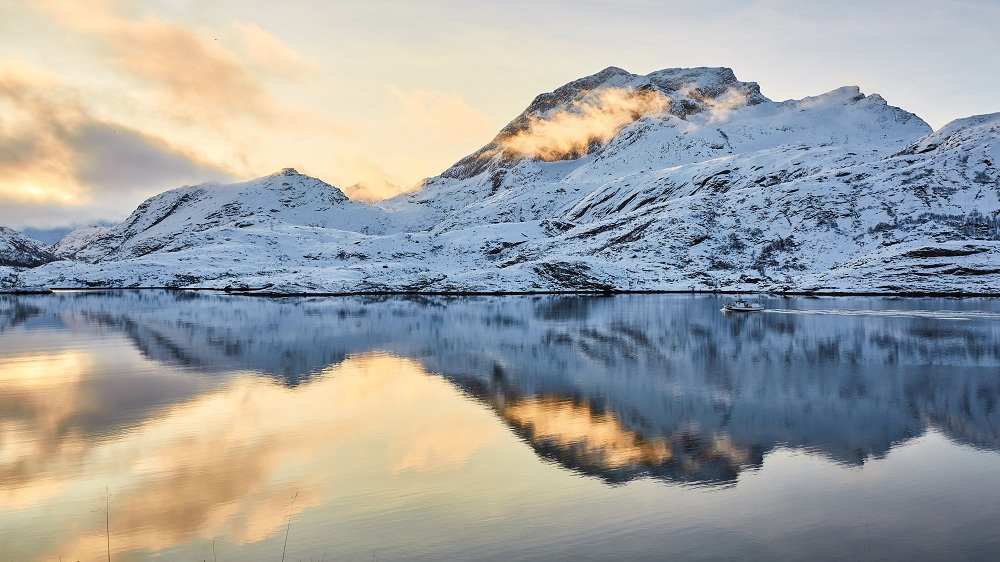
//> input picture MyPirture/3.jpg, 1000 x 562 px
$ ./main   (built with g++ and OpenCV 4)
//> lines starting //> are read from the running program, lines starting //| are printed output that depends on the picture
//#include <vector>
//#include <stdio.h>
//#include<opencv2/opencv.hpp>
//
//using namespace cv;
//using namespace std;
//
//void createAlphaMat(Mat &mat)
//{
//	for(int i = 0; i < mat.rows; ++i) {
//		for(int j = 0; j < mat.cols; ++j) {
//			Vec4b&rgba = mat.at<Vec4b>(i, j);
//			rgba[0]= UCHAR_MAX;
//			rgba[1]= saturate_cast<uchar>((float (mat.cols - j)) / ((float)mat.cols) *UCHAR_MAX);
//			rgba[2]= saturate_cast<uchar>((float (mat.rows - i)) / ((float)mat.rows) *UCHAR_MAX);
//			rgba[3]= saturate_cast<uchar>(0.5 * (rgba[1] + rgba[2]));
//		}
//	}
//}
//
//int main( )
//{
//	//创建带alpha通道的Mat
//	Mat mat(480, 640, CV_8UC4);
//	createAlphaMat(mat);
//
//	vector<int>compression_params;
//	compression_params.push_back(CV_IMWRITE_PNG_COMPRESSION);
//	compression_params.push_back(9);
//
//	try{
//		imwrite("透明Alpha值图.png", mat, compression_params);
//	}
//	catch(runtime_error& ex) {
//		fprintf(stderr,"图像转换成PNG格式发生错误：%s\n", ex.what());
//		return 1;
//	}
//
//	fprintf(stdout,"PNG图片文件的alpha数据保存完毕~\n");
//	return 0;
//}

//#include<opencv2/core/core.hpp>
//#include<opencv2/highgui/highgui.hpp>
//
//using namespace cv;
//
//
//int main( )
//{
//	//-----------------------------------【一、图像的载入和显示】--------------------------------------
//	//     描述：以下三行代码用于完成图像的载入和显示
//	//--------------------------------------------------------------------------------------------------
//
//	Mat girl=imread("Erric_1.jpg"); //载入图像到Mat
//	namedWindow("【1】动漫图"); //创建一个名为 "【1】动漫图"的窗口
//	imshow("【1】动漫图",girl);//显示名为 "【1】动漫图"的窗口
//
//	//-----------------------------------【二、初级图像混合】--------------------------------------
//	//     描述：二、初级图像混合
//	//-----------------------------------------------------------------------------------------------
//	//载入图片
//	Mat image= imread("girl.jpg",199);
//	Mat logo= imread("Erric_4.jpg");
//
//	//载入后先显示
//	namedWindow("【2】原画图");
//	imshow("【2】原画图",image);
//
//	namedWindow("【3】logo图");
//	imshow("【3】logo图",logo);
//
//	//定义一个Mat类型，用于存放，图像的ROI
//	Mat imageROI;
//	//方法一
//	imageROI=image(Rect(400,350,logo.cols,logo.rows));
//	//方法二
//	//imageROI=image(Range(350,350+logo.rows),Range(800,800+logo.cols));
//
//	//将logo加到原图上
//	addWeighted(imageROI,0.5,logo,0.3,0.,imageROI);
//
//	//显示结果
//	namedWindow("【4】原画+logo图");
//	imshow("【4】原画+logo图",image);
//
//	//-----------------------------------【三、图像的输出】--------------------------------------
//	//     描述：将一个Mat图像输出到图像文件
//	//-----------------------------------------------------------------------------------------------
//	//输出一张jpg图片到工程目录下
//	imwrite("Erric___.jpg",image);
//
//	waitKey();
//
//	return 0;
//}


//-----------------------------------【程序说明】----------------------------------------------
//  程序名称:：【OpenCV入门教程之四】 ROI区域图像叠加&初级图像混合 全剖析   配套源码
// VS2010版   OpenCV版本：2.4.8
//     2014年3月10日 Create by 浅墨
//    图片素材出处：dota2原画 dota2logo
//     浅墨的微博：@浅墨_毛星云
//------------------------------------------------------------------------------------------------

////-----------------------------------【头文件包含部分】---------------------------------------
////     描述：包含程序所依赖的头文件
////----------------------------------------------------------------------------------------------
//#include <cv.h>
//#include <highgui.h>
//#include <iostream>
//
////-----------------------------------【命名空间声明部分】---------------------------------------
////     描述：包含程序所使用的命名空间
////-----------------------------------------------------------------------------------------------
//using namespace cv;
//using namespace std;
//
//
////-----------------------------------【全局函数声明部分】--------------------------------------
////     描述：全局函数声明
////-----------------------------------------------------------------------------------------------
//bool ROI_AddImage();
//bool LinearBlending();
//bool ROI_LinearBlending();
//
////-----------------------------------【main( )函数】--------------------------------------------
////     描述：控制台应用程序的入口函数，我们的程序从这里开始
////-----------------------------------------------------------------------------------------------
//int main(  )
//{
//	system("color 5E");
//
//	if(ROI_AddImage()&& LinearBlending( )&&ROI_LinearBlending( ))
//	{
//		cout<<endl<<"嗯。好了，得出了你需要的图像~! : )";
//	}
//
//	waitKey(0);
//	return 0;
//}
//
////----------------------------------【ROI_AddImage( )函数】----------------------------------
//// 函数名：ROI_AddImage（）
////     描述：利用感兴趣区域ROI实现图像叠加
////----------------------------------------------------------------------------------------------
//bool ROI_AddImage()
//{
//
//	//【1】读入图像
//	Mat srcImage1= imread("2.jpg");
//	Mat logoImage= imread("Erric_4.jpg");
//	if(!srcImage1.data ) { printf("你妹，读取srcImage1错误~！ \n"); return false; }
//	if(!logoImage.data ) { printf("你妹，读取logoImage错误~！ \n"); return false; }
//
//	//【2】定义一个Mat类型并给其设定ROI区域
//	Mat imageROI= srcImage1(Rect(200,250,logoImage.cols,logoImage.rows));
//
//	//【3】加载掩模（必须是灰度图）
//	Mat mask= imread("dota_logo.jpg",0);
//
//	//【4】将掩膜拷贝到ROI
//	logoImage.copyTo(imageROI,mask);
//
//	//【5】显示结果
//	namedWindow("<1>利用ROI实现图像叠加示例窗口");
//	imshow("<1>利用ROI实现图像叠加示例窗口",srcImage1);
//
//	return true;
//}
//
//
////---------------------------------【LinearBlending（）函数】-------------------------------------
//// 函数名：LinearBlending（）
//// 描述：利用cv::addWeighted（）函数实现图像线性混合
////--------------------------------------------------------------------------------------------
//bool LinearBlending()
//{
//	//【0】定义一些局部变量
//	double alphaValue = 0.5;
//	double betaValue;
//	Mat srcImage2, srcImage3, dstImage;
//
//	//【1】读取图像 ( 两幅图片需为同样的类型和尺寸 )
//	srcImage2= imread("Erric_3.jpg");
//	srcImage3= imread("Erric_4.jpg");
//
//	if(!srcImage2.data ) { printf("你妹，读取srcImage2错误~！ \n"); return false; }
//	if(!srcImage3.data ) { printf("你妹，读取srcImage3错误~！ \n"); return false; }
//
//	//【2】进行图像混合加权操作
//	betaValue= ( 1.0 - alphaValue );
//	addWeighted(srcImage2, alphaValue, srcImage3, betaValue, 0.0, dstImage);
//
//	//【3】创建并显示原图窗口
//	namedWindow("<2>线性混合示例窗口【原图】 by浅墨", 1);
//	imshow("<2>线性混合示例窗口【原图】 by浅墨", srcImage2 );
//
//	namedWindow("<3>线性混合示例窗口【效果图】 by浅墨", 1);
//	imshow("<3>线性混合示例窗口【效果图】 by浅墨", dstImage );
//
//	return true;
//
//}
//
////---------------------------------【ROI_LinearBlending（）】-------------------------------------
//// 函数名：ROI_LinearBlending（）
//// 描述：线性混合实现函数,指定区域线性图像混合.利用cv::addWeighted（）函数结合定义
////                     感兴趣区域ROI，实现自定义区域的线性混合
////--------------------------------------------------------------------------------------------
//bool ROI_LinearBlending()
//{
//
//	//【1】读取图像
//	Mat srcImage4= imread("2.jpg",1);
//	Mat logoImage= imread("Erric_4.jpg");
//
//	if(!srcImage4.data ) { printf("你妹，读取srcImage4错误~！ \n"); return false; }
//	if(!logoImage.data ) { printf("你妹，读取logoImage错误~！ \n"); return false; }
//
//	//【2】定义一个Mat类型并给其设定ROI区域
//	Mat imageROI;
//	//方法一
//	imageROI=srcImage4(Rect(200,250,logoImage.cols,logoImage.rows));
//	//方法二
//	//imageROI=srcImage4(Range(250,250+logoImage.rows),Range(200,200+logoImage.cols));
//
//	//【3】将logo加到原图上
//	addWeighted(imageROI,0.5,logoImage,0.3,0.,imageROI);
//
//	//【4】显示结果
//	namedWindow("<4>区域线性图像混合示例窗口 by浅墨");
//	imshow("<4>区域线性图像混合示例窗口 by浅墨",srcImage4);
//
//	return true;
//}


//
//
////-----------------------------------【头文件包含部分】---------------------------------------
////  描述：包含程序所依赖的头文件
////----------------------------------------------------------------------------------------------
//#include "opencv2/imgproc/imgproc.hpp"
//#include "opencv2/highgui/highgui.hpp"
//#include <iostream>
//
////-----------------------------------【命名空间声明部分】---------------------------------------
////  描述：包含程序所使用的命名空间
////-----------------------------------------------------------------------------------------------
//using namespace cv;
//using namespace std;
//
////-----------------------------------【全局函数声明部分】--------------------------------------
////  描述：全局函数声明
////-----------------------------------------------------------------------------------------------
//Mat img;
//int threshval = 160;            //轨迹条滑块对应的值，给初值160
//
////-----------------------------【on_trackbar( )函数】------------------------------------
////  描述：轨迹条的回调函数
////-----------------------------------------------------------------------------------------------
//static void on_trackbar(int, void*)
//{
//	Mat bw = threshval < 128 ? (img < threshval) : (img > threshval);
//
//	//定义点和向量
//	vector<vector<Point> > contours;
//	vector<Vec4i> hierarchy;
//
//	//查找轮廓
//	findContours( bw, contours, hierarchy, CV_RETR_CCOMP, CV_CHAIN_APPROX_SIMPLE );
//	//初始化dst
//	Mat dst = Mat::zeros(img.size(), CV_8UC3);
//	//开始处理
//	if( !contours.empty() && !hierarchy.empty() )
//	{
//		//遍历所有顶层轮廓，随机生成颜色值绘制给各连接组成部分
//		int idx = 0;
//		for( ; idx >= 0; idx = hierarchy[idx][0] )
//		{
//			Scalar color( (rand()&255), (rand()&255), (rand()&255) );
//			//绘制填充轮廓
//			drawContours( dst, contours, idx, color, CV_FILLED, 8, hierarchy );
//		}
//	}
//	//显示窗口
//	imshow( "Connected Components", dst );
//}
//
//
////-----------------------------------【main( )函数】--------------------------------------------
////  描述：控制台应用程序的入口函数，我们的程序从这里开始
////-----------------------------------------------------------------------------------------------
//int main()
//{
//	system("color 5F");
//	//载入图片
//	img = imread("3.jpg", 0);
//	if( !img.data ) { printf("Oh，no，读取img图片文件错误~！ \n"); return -1; }
//
//	//显示原图
//	namedWindow( "Image", 1 );
//	imshow( "Image", img );
//
//	//创建处理窗口
//	namedWindow( "Connected Components", 1 );
//	//创建轨迹条
//	createTrackbar( "Threshold", "Connected Components", &threshval, 255, on_trackbar );
//	on_trackbar(threshval, 0);//轨迹条回调函数
//
//	waitKey(0);
//	return 0;
//}
//


////-----------------------------------【程序说明】----------------------------------------------
////            程序名称:：【OpenCV入门教程之八】线性滤波专场：方框滤波、均值滤波与高斯滤波 配套源码
////            开发所用OpenCV版本：2.4.8
////            2014年3月31 日 Create by 浅墨
////------------------------------------------------------------------------------------------------
//
////-----------------------------------【头文件包含部分】---------------------------------------
////     描述：包含程序所依赖的头文件
////----------------------------------------------------------------------------------------------
//#include <opencv2/core/core.hpp>
//#include<opencv2/highgui/highgui.hpp>
//#include <opencv2/imgproc/imgproc.hpp>
//#include <iostream>
//
////-----------------------------------【命名空间声明部分】---------------------------------------
////     描述：包含程序所使用的命名空间
////-----------------------------------------------------------------------------------------------
//using namespace std;
//using namespace cv;
//
//
////-----------------------------------【全局变量声明部分】--------------------------------------
////     描述：全局变量声明
////-----------------------------------------------------------------------------------------------
//Mat g_srcImage,g_dstImage1,g_dstImage2,g_dstImage3;//存储图片的Mat类型
//int g_nBoxFilterValue=3;  //方框滤波参数值
//int g_nMeanBlurValue=3;  //均值滤波参数值
//int g_nGaussianBlurValue=3;  //高斯滤波参数值
//
//
////-----------------------------------【全局函数声明部分】--------------------------------------
////     描述：全局函数声明
////-----------------------------------------------------------------------------------------------
////轨迹条的回调函数
//static void on_BoxFilter(int, void *);            //方框滤波
//static void on_MeanBlur(int, void *);           //均值滤波
//static void on_GaussianBlur(int, void *);                    //高斯滤波
//
//
//
////-----------------------------------【main( )函数】--------------------------------------------
////     描述：控制台应用程序的入口函数，我们的程序从这里开始
////-----------------------------------------------------------------------------------------------
//int main(  )
//{
//	//改变console字体颜色
//	system("color5E");
//
//	//载入原图
//	g_srcImage= imread( "2.jpg", 1 );
//	if(!g_srcImage.data ) { printf("Oh，no，读取srcImage错误~！\n"); return false; }
//
//	//克隆原图到三个Mat类型中
//	g_dstImage1= g_srcImage.clone( );
//	g_dstImage2= g_srcImage.clone( );
//	g_dstImage3= g_srcImage.clone( );
//
//	//显示原图
//	namedWindow("【<0>原图窗口】", 1);
//	imshow("【<0>原图窗口】",g_srcImage);
//
//
//	//=================【<1>方框滤波】==================
//	//创建窗口
//	namedWindow("【<1>方框滤波】", 1);
//	//创建轨迹条
//	createTrackbar("内核值：", "【<1>方框滤波】",&g_nBoxFilterValue, 40,on_BoxFilter );
//	on_MeanBlur(g_nBoxFilterValue,0);
//	imshow("【<1>方框滤波】", g_dstImage1);
//	//================================================
//
//	//=================【<2>均值滤波】==================
//	//创建窗口
//	namedWindow("【<2>均值滤波】", 1);
//	//创建轨迹条
//	createTrackbar("内核值：", "【<2>均值滤波】",&g_nMeanBlurValue, 40,on_MeanBlur );
//	on_MeanBlur(g_nMeanBlurValue,0);
//	//================================================
//
//	//=================【<3>高斯滤波】=====================
//	//创建窗口
//	namedWindow("【<3>高斯滤波】", 1);
//	//创建轨迹条
//	createTrackbar("内核值：", "【<3>高斯滤波】",&g_nGaussianBlurValue, 40,on_GaussianBlur );
//	on_GaussianBlur(g_nGaussianBlurValue,0);
//	//================================================
//
//
//	//输出一些帮助信息
//	cout<<endl<<"\t嗯。好了，请调整滚动条观察图像效果~\n\n"
//		<<"\t按下“q”键时，程序退出~!\n"
//		<<"\n\n\t\t\t\tby浅墨";
//
//	//按下“q”键时，程序退出
//	while(char(waitKey(1))!= 'q') {}
//
//	return 0;
//}
//
//
////-----------------------------【on_BoxFilter( )函数】------------------------------------
////     描述：方框滤波操作的回调函数
////-----------------------------------------------------------------------------------------------
//static void on_BoxFilter(int, void *)
//{
//	//方框滤波操作
//	boxFilter(g_srcImage, g_dstImage1, -1,Size( g_nBoxFilterValue+1, g_nBoxFilterValue+1));
//	//显示窗口
//	imshow("【<1>方框滤波】", g_dstImage1);
//}
//
//
////-----------------------------【on_MeanBlur( )函数】------------------------------------
////     描述：均值滤波操作的回调函数
////-----------------------------------------------------------------------------------------------
//static void on_MeanBlur(int, void *)
//{
//	//均值滤波操作
//	blur(g_srcImage, g_dstImage2, Size( g_nMeanBlurValue+1, g_nMeanBlurValue+1),Point(-1,-1));
//	//显示窗口
//	imshow("【<2>均值滤波】", g_dstImage2);
//}
//
//
////-----------------------------【on_GaussianBlur( )函数】------------------------------------
////     描述：高斯滤波操作的回调函数
////-----------------------------------------------------------------------------------------------
//static void on_GaussianBlur(int, void *)
//{
//	//高斯滤波操作
//	GaussianBlur(g_srcImage, g_dstImage3, Size( g_nGaussianBlurValue*2+1,g_nGaussianBlurValue*2+1 ), 0, 0);
//	//显示窗口
//	imshow("【<3>高斯滤波】", g_dstImage3);
//}


//-----------------------------------【程序说明】----------------------------------------------
//            程序名称:：《【OpenCV入门教程之九】非线性滤波专场：中值滤波、双边滤波  》 博文配套源码
//            开发所用IDE版本：Visual Studio 2010
//          开发所用OpenCV版本： 2.4.8
//            2014年4月8日 Create by 浅墨
//------------------------------------------------------------------------------------------------

//-----------------------------------【头文件包含部分】---------------------------------------
//            描述：包含程序所依赖的头文件
//----------------------------------------------------------------------------------------------
#include <opencv2/core/core.hpp>
#include<opencv2/highgui/highgui.hpp>
#include<opencv2/imgproc/imgproc.hpp>
#include <iostream>

//-----------------------------------【命名空间声明部分】---------------------------------------
//            描述：包含程序所使用的命名空间
//-----------------------------------------------------------------------------------------------
using namespace std;
using namespace cv;


//-----------------------------------【全局变量声明部分】--------------------------------------
//            描述：全局变量声明
//-----------------------------------------------------------------------------------------------
Mat g_srcImage,g_dstImage1,g_dstImage2,g_dstImage3,g_dstImage4,g_dstImage5;
int g_nBoxFilterValue=6;  //方框滤波内核值
int g_nMeanBlurValue=10;  //均值滤波内核值
int g_nGaussianBlurValue=6;  //高斯滤波内核值
int g_nMedianBlurValue=10;  //中值滤波参数值
int g_nBilateralFilterValue=10;  //双边滤波参数值


//-----------------------------------【全局函数声明部分】--------------------------------------
//            描述：全局函数声明
//-----------------------------------------------------------------------------------------------
//轨迹条回调函数
static void on_BoxFilter(int, void *);            //方框滤波
static void on_MeanBlur(int, void *);           //均值块滤波器
static void on_GaussianBlur(int, void *);                    //高斯滤波器
static void on_MedianBlur(int, void *);               //中值滤波器
static void on_BilateralFilter(int, void*);                    //双边滤波器


//-----------------------------------【main( )函数】--------------------------------------------
//            描述：控制台应用程序的入口函数，我们的程序从这里开始
//-----------------------------------------------------------------------------------------------
int main()
{
	system("color 5E");

	//载入原图
	g_srcImage= imread( "3.jpg", 1 );
//> g_srcImage is the input picture: 562 rows x 1000 cols, CV_8UC3; mean B, G, R 161.8, 162.2, 160.1
	if(!g_srcImage.data ) { printf("Oh，no，读取srcImage错误~！\n"); return false; }

	//克隆原图到四个Mat类型中
	g_dstImage1= g_srcImage.clone( );
	g_dstImage2= g_srcImage.clone( );
	g_dstImage3= g_srcImage.clone( );
	g_dstImage4= g_srcImage.clone( );
	g_dstImage5= g_srcImage.clone( );

	//显示原图
	namedWindow("【<0>原图窗口】", 1);
	imshow("【<0>原图窗口】",g_srcImage);


	//=================【<1>方框滤波】=========================
	//创建窗口
	namedWindow("【<1>方框滤波】", 1);
	//创建轨迹条
	createTrackbar("内核值：", "【<1>方框滤波】",&g_nBoxFilterValue, 50,on_BoxFilter );
	on_MeanBlur(g_nBoxFilterValue,0);
	imshow("【<1>方框滤波】", g_dstImage1);
	//=====================================================


	//=================【<2>均值滤波】==========================
	//创建窗口
	namedWindow("【<2>均值滤波】", 1);
	//创建轨迹条
	createTrackbar("内核值：", "【<2>均值滤波】",&g_nMeanBlurValue, 50,on_MeanBlur );
	on_MeanBlur(g_nMeanBlurValue,0);
	//======================================================


	//=================【<3>高斯滤波】===========================
	//创建窗口
	namedWindow("【<3>高斯滤波】", 1);
	//创建轨迹条
	createTrackbar("内核值：", "【<3>高斯滤波】",&g_nGaussianBlurValue, 50,on_GaussianBlur );
	on_GaussianBlur(g_nGaussianBlurValue,0);
	//=======================================================


	//=================【<4>中值滤波】===========================
	//创建窗口
	namedWindow("【<4>中值滤波】", 1);
	//创建轨迹条
	createTrackbar("参数值：", "【<4>中值滤波】",&g_nMedianBlurValue, 50,on_MedianBlur );
	on_MedianBlur(g_nMedianBlurValue,0);
	//=======================================================


	//=================【<5>双边滤波】===========================
	//创建窗口
	namedWindow("【<5>双边滤波】", 1);
	//创建轨迹条
	createTrackbar("参数值：", "【<5>双边滤波】",&g_nBilateralFilterValue, 50,on_BilateralFilter);
	on_BilateralFilter(g_nBilateralFilterValue,0);
	//=======================================================


	//输出一些帮助信息
	cout<<endl<<"\t嗯。好了，请调整滚动条观察图像效果~\n\n"
		<<"\t按下“q”键时，程序退出~!\n"
		<<"\n\n\t\t\t\tby浅墨";
	while(char(waitKey(1))!= 'q') {}

	return 0;
}

//-----------------------------【on_BoxFilter( )函数】------------------------------------
//            描述：方框滤波操作的回调函数
//-----------------------------------------------------------------------------------------------
static void on_BoxFilter(int, void *)
{
	//方框滤波操作
	boxFilter(g_srcImage, g_dstImage1, -1,Size( g_nBoxFilterValue+1, g_nBoxFilterValue+1));
	//显示窗口
	imshow("【<1>方框滤波】", g_dstImage1);
}

//-----------------------------【on_MeanBlur( )函数】------------------------------------
//            描述：均值滤波操作的回调函数
//-----------------------------------------------------------------------------------------------
static void on_MeanBlur(int, void *)
{
	blur(g_srcImage, g_dstImage2, Size( g_nMeanBlurValue+1, g_nMeanBlurValue+1),Point(-1,-1));
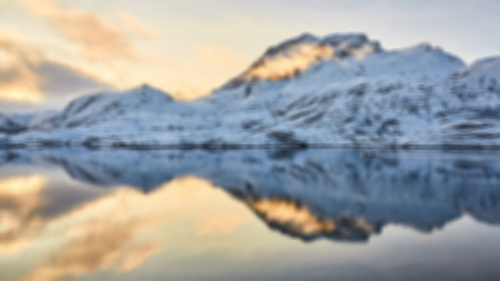
//> g_dstImage2: 562 rows x 1000 cols, CV_8UC3 (shown at 1/2 size); mean B, G, R 161.8, 162.2, 160.1
	imshow("【<2>均值滤波】", g_dstImage2);

}

//-----------------------------【on_GaussianBlur( )函数】------------------------------------
//            描述：高斯滤波操作的回调函数
//-----------------------------------------------------------------------------------------------
static void on_GaussianBlur(int, void *)
{
	GaussianBlur(g_srcImage, g_dstImage3, Size( g_nGaussianBlurValue*2+1,g_nGaussianBlurValue*2+1 ), 0, 0);
	imshow("【<3>高斯滤波】", g_dstImage3);
}


//-----------------------------【on_MedianBlur( )函数】------------------------------------
//            描述：中值滤波操作的回调函数
//-----------------------------------------------------------------------------------------------
static void on_MedianBlur(int, void *)
{
	medianBlur( g_srcImage, g_dstImage4, g_nMedianBlurValue*2+1 );
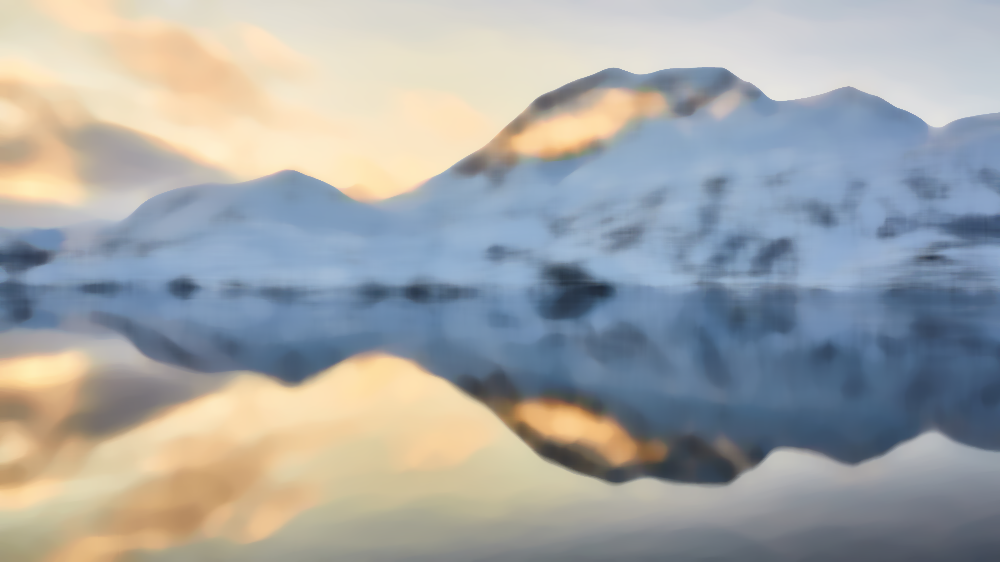
//> g_dstImage4: 562 rows x 1000 cols, CV_8UC3; mean B, G, R 165.9, 165.6, 163
	imshow("【<4>中值滤波】", g_dstImage4);
}


//-----------------------------【on_BilateralFilter( )函数】------------------------------------
//            描述：双边滤波操作的回调函数
//-----------------------------------------------------------------------------------------------
static void on_BilateralFilter(int, void *)
{
	bilateralFilter( g_srcImage, g_dstImage5, g_nBilateralFilterValue, g_nBilateralFilterValue*2,g_nBilateralFilterValue/2 );
//> the 'q' key is pressed
	imshow("【<5>双边滤波】", g_dstImage5);
}
